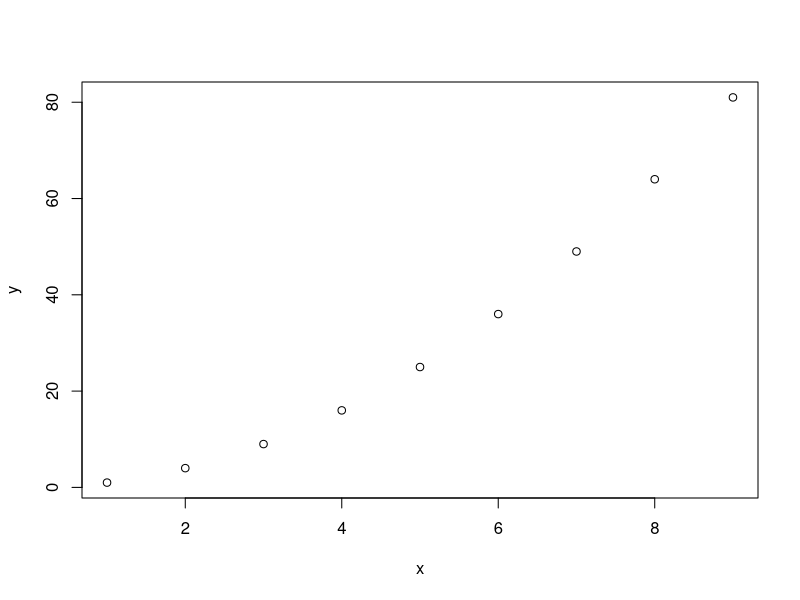

This chart was generated by the following R code:
## ---- chunk 1
knitr::include_graphics("https://tgrg.files.wordpress.com/2015/04/crispin_map.png")
## ---- chunk 2
data(mpg, package = "ggplot2") # load the object mpg
dim(mpg) # use a function (dim) to do something with it
## ---- chunk 3
a = 1
b = 2
c = "c"
x_thingy = 4
## ---- chunk 4
ls()
x <- x_thingy
rm(x_thingy)
x
ls()
## ---- chunk 5
replicate(n = 3, expr = x)
exp(x)
## ---- chunk 6
x = 1:9
y = x^2
plot(x = x, y =y) 
## ---- chunk 7
# Assignment of x
x <- 5
x
## ---- chunk 8
x = 5 # the same as x <- 5
(x = x + 1)
